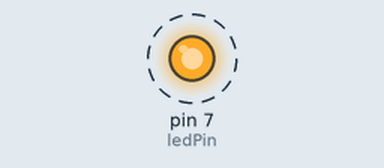
Simulated run of this sketch. Board: Arduino Uno, built with avr-gcc and run on an emulated ATmega328P. Parts: output pins drawn as LEDs (lit = HIGH). Dashed ring = blinking.

Above: at 1.0 s.
Timing chart, 0 to 5.8 s (numbered marks = the images above):
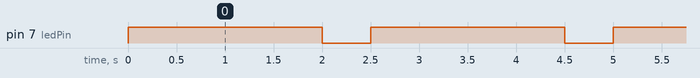

The sketch:

uebung1-11.ino
```cpp
int ledPin = 7;

void setup() {
  // put your setup code here, to run once:
  pinMode(ledPin, OUTPUT);
  digitalWrite(ledPin, LOW);
}

void loop() {
  // put your main code here, to run repeatedly:
  digitalWrite(ledPin, HIGH);
  delay(2000);
  digitalWrite(ledPin, LOW);
  delay(500);
}
```

Measured:
- by itself, pin 7 (ledPin): alternates HIGH for 2.0 s and LOW for 0.50 s
